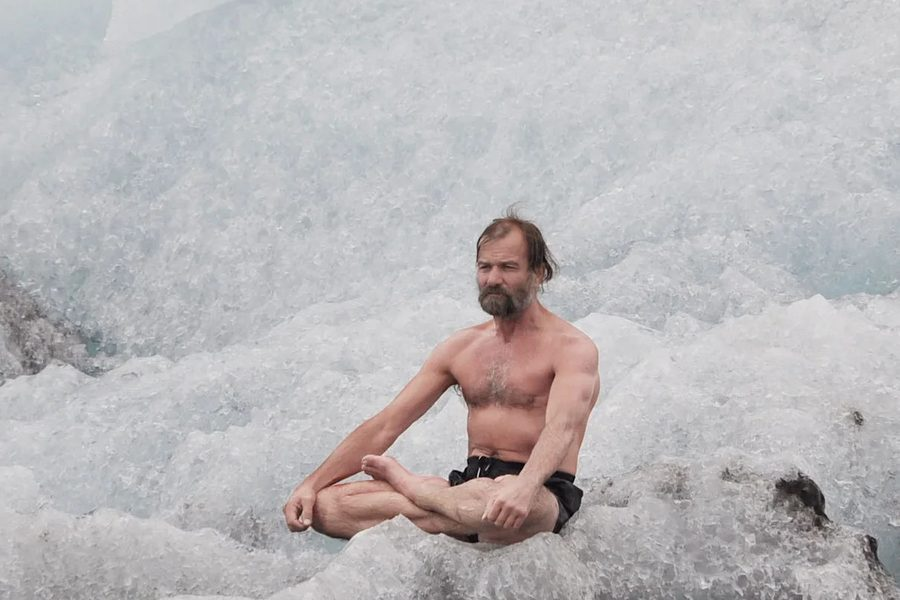
#> input picture assets/web/dau.jpg, 900 x 600 px
$ python generate_app_icons.py
#> lines starting #> are read from the running program, lines starting #| are printed output that depends on the picture
"""Crop the original photo and resize launcher icons. Requires Pillow."""

import json
from pathlib import Path

from PIL import Image, ImageOps


ROOT = Path(__file__).resolve().parents[1]


def main():
    source = ImageOps.exif_transpose(Image.open(ROOT / "assets/web/dau.jpg")).convert("RGB")
#> source is the input picture: PIL image 900x600 RGB; mean R, G, B 186.8, 184.1, 186.2
    # Keep the seated person and the original ice background intact.
    # Coordinates are relative to the original 900 × 600 photograph.
    if source.size != (900, 600):
        raise ValueError("Expected the original 900 × 600 dau.jpg photograph")
    crop = source.crop((240, 180, 640, 580))
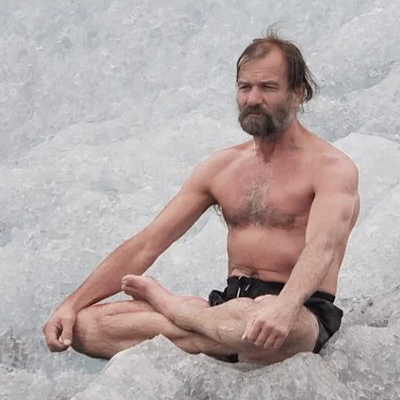
#> crop: PIL image 400x400 RGB; mean R, G, B 182, 170.4, 169.8
    # Extra original background keeps the person inside maskable icon shapes.
    maskable = source.crop((160, 40, 720, 600))
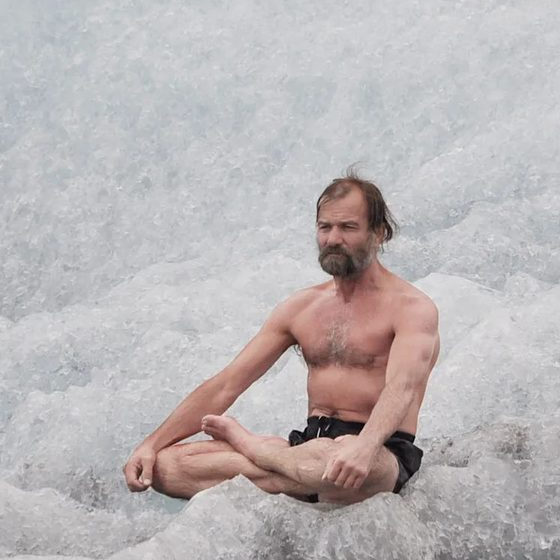
#> maskable: PIL image 560x560 RGB; mean R, G, B 186.7, 181.4, 182.7

    outputs = {}

    def save(relative, size, picture=crop):
#> called with relative = 'assets/app_icon.png', size = 1024
        path = ROOT / relative
        path.parent.mkdir(parents=True, exist_ok=True)
        picture.resize((size, size), Image.Resampling.LANCZOS).save(path)
        outputs[path] = size

    save("assets/app_icon.png", 1024)
    densities = {"mdpi": 48, "hdpi": 72, "xhdpi": 96, "xxhdpi": 144, "xxxhdpi": 192}
    for density, size in densities.items():
        save(f"android/app/src/main/res/mipmap-{density}/ic_launcher.png", size)
#> this loop made 5 passes
#> pass 1, in save (call 2), `picture.resize((size, size), Image.Resampling.LANCZOS).save(path)`:
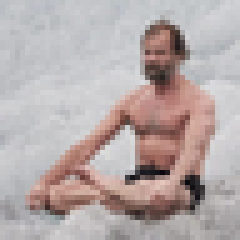
#> saved as ic_launcher.png: PIL image 48x48 RGB (shown 5 times larger); mean R, G, B 182, 170.4, 169.8
#> pass 2, in save (call 3), `picture.resize((size, size), Image.Resampling.LANCZOS).save(path)`:
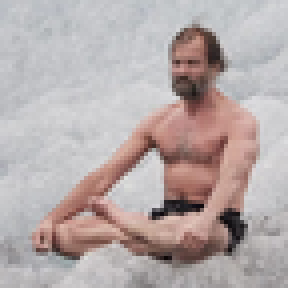
#> saved as ic_launcher.png: PIL image 72x72 RGB (shown 4 times larger); mean R, G, B 182, 170.4, 169.8

    catalog = Path("ios/Runner/Assets.xcassets/AppIcon.appiconset")
    for entry in json.loads((ROOT / catalog / "Contents.json").read_text())["images"]:
        size = round(float(entry["size"].split("x")[0]) * float(entry["scale"][:-1]))
        save(catalog / entry["filename"], size)

    save("web/favicon.png", 32)
    for size in (192, 512):
        save(f"web/icons/Icon-{size}.png", size)
        save(f"web/icons/Icon-maskable-{size}.png", size, maskable)

    for path, size in outputs.items():
        with Image.open(path) as icon:
            assert icon.size == (size, size), path
            assert icon.mode == "RGB", path
    print(f"Generated and verified {len(outputs)} opaque square icons.")


if __name__ == "__main__":
#> (the run stopped early here; a loop or call above may not have finished)
